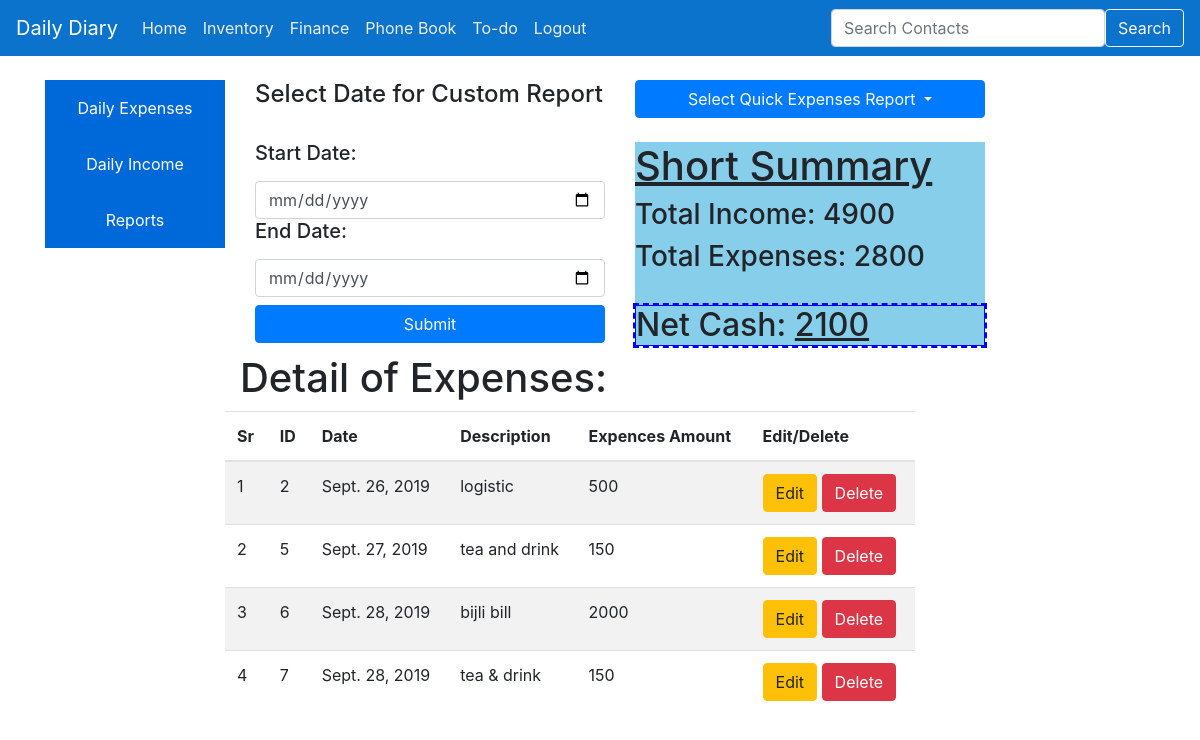
The page /last7daysexpensesreport (signed in) on the database as committed earlier.
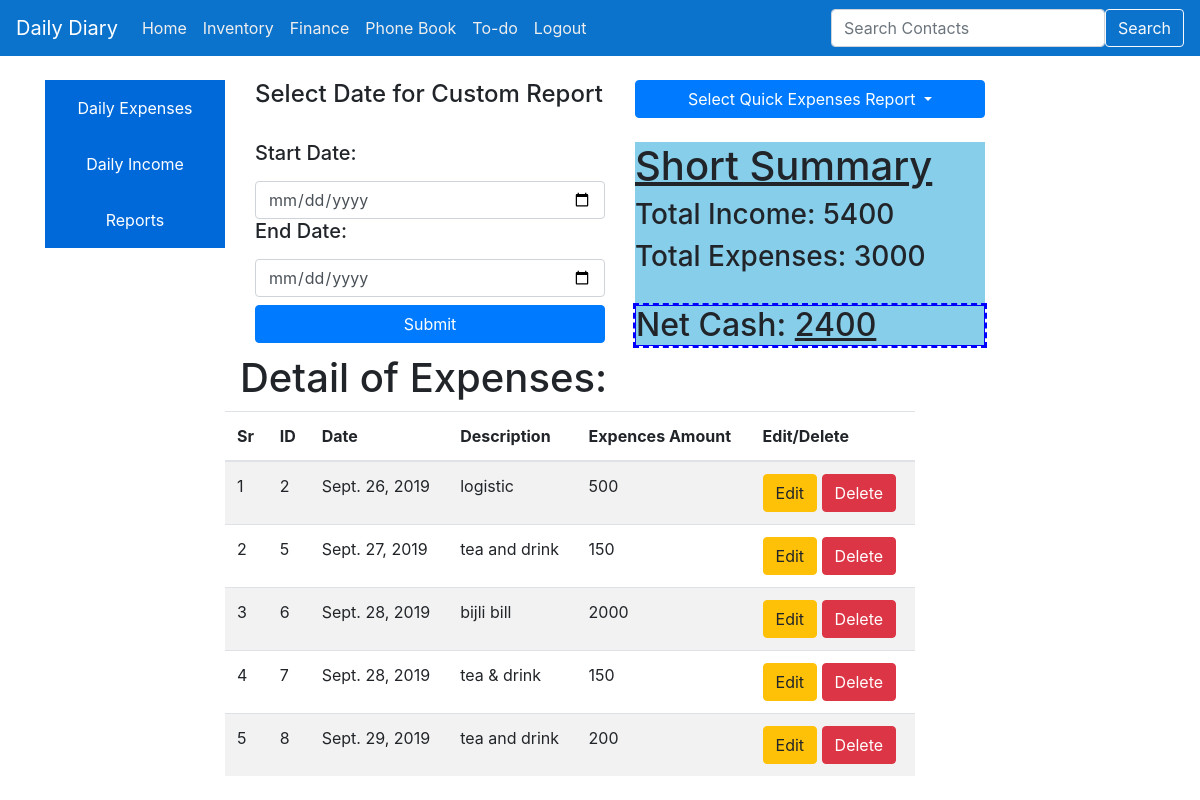
The same page on the database as committed later.
### blog/models.py (models this page shows, shortened)
class Expenses(models.Model):
    reg_date = models.DateField(auto_now_add=True)
    exp_id = models.AutoField(primary_key=True)  # F
    description = models.CharField(max_length=200)
    expenses_value = models.IntegerField()

### blog/views.py (the view)
# urls.py: path('last7daysexpensesreport', views.LSD_expenses),
@login_required(login_url='/login/')
def LSD_expenses(request):
    today = datetime.date.today()
    tdalta =datetime.timedelta(days=7)
    yesterday = today - tdalta
    total = 0
    myexpenses = Expenses.objects.filter(reg_date__gte = yesterday, reg_date__lte=today)
    total = Income.objects.filter(reg_date__gte = yesterday, reg_date__lte=today).aggregate( Sum('income_value'))
    totalexp = Expenses.objects.filter(reg_date__gte = yesterday, reg_date__lte=today).aggregate( Sum('expenses_value'))
    incometotal = total.get('income_value__sum')
    exp_total = totalexp.get('expenses_value__sum')
    if exp_total is None:
        exp_total = 0
    if incometotal is None:
        incometotal = 0
    netcash = incometotal - exp_total
    return render(request, 'blog/expenses_report.html', {'formurl':"expnesesreport", 'Expenses':myexpenses, 'total': total, 'totalexp' : totalexp, 'netcash' : netcash})

### templates/blog/expenses_report.html (shortened to what this page needs)
{% extends "blog/innerbase.html"%}
{% block result_block %}
<div class="row bg-lighgray">
<div class="col">
<br>
<h4>Select Date for Custom Report</h4>
<br>
      <form id = "CDP" method="POST" action="{{formurl}}">
        <label><h5> Start Date:</h5></label>
        <input required type="date" name="htmldate" class="form-control ">
        <label><h5> End Date:</h5></label>
        <input required type="date" name="htmldate1" class="form-control ">
        <button type="submit" name = "submit" class="btn btn-primary btn-block mt-2 ">Submit</button>
      </form>
    </div>
<div class="col">
  <br>
  <div class="dropdown">
  <button class="btn btn-primary btn-block dropdown-toggle" type="button" id="dropdownMenu2" data-toggle="dropdown" aria-haspopup="true" aria-expanded="false">
  Select Quick Expenses Report
  </button>
<br>
  <div class="a">
    <h1><u>Short Summary</u></h1>
  <h3>Total Income:  {{total.income_value__sum}}</h3>
  <h3>Total Expenses: {{totalexp.expenses_value__sum}}</h3>
  <div class="a" background-color:Red;><br>
    <h2>Net Cash: <u>{{netcash}}</u></h2>
  </div>
  </div>
</div>
</div>
<br>
<center><h1>Detail of Expenses:</h1></center>
<div class="row bg-lighgray">
  <div class="col">
  </div>
    <table class="css-serial table table-striped " data-toggle="table" data-classes="table table-hover table-condensed"data-striped="true"data-sort-order="desc">
      <thead calss= "thead-dark">
        <tr>
          <th>Sr</th>
          <th >ID</th>
          <th class="th-sm data-field="Name" data-sortable="true">Date</th>
          <th class="th-sm">Description</th>
          <th class="th-sm data-field="Name" data-sortable="true">Expences Amount</th>
          <th>Edit/Delete</th>
          </tr>
      </thead>
      <tbody>
        {% for object in Expenses %}
        <tr>
          <td></td>
        <td >{{object.exp_id }}</td>
        <td>{{object.reg_date }}</td>
        <td>{{object.description}}</td>
        <td>{{object.expenses_value}}</td>
        <td>
        <a href="/editexpenses/{{object.exp_id}}"><button class="btn btn-warning">Edit</button> </a>
        <a href="/deleteexpenses/{{object.exp_id}}" <button class="btn btn-danger" onclick="return confirm('Are you sure you want to delete this item?');">Delete</button>
        </td>
        </tr>
        {% endfor%}
      </tbody>
  </table>
  </div>
{% endblock %}

Rows that differ between the two databases and show on the page:
added Expenses: exp_id "8", reg_date "Sept. 29, 2019", description "tea and drink", expenses_value "200"
Other text that changed with them:
{{ total.income_value__sum }}: "4900" → "5400"
{{ totalexp.expenses_value__sum }}: "2800" → "3000"
{{ netcash }}: "2100" → "2400"
